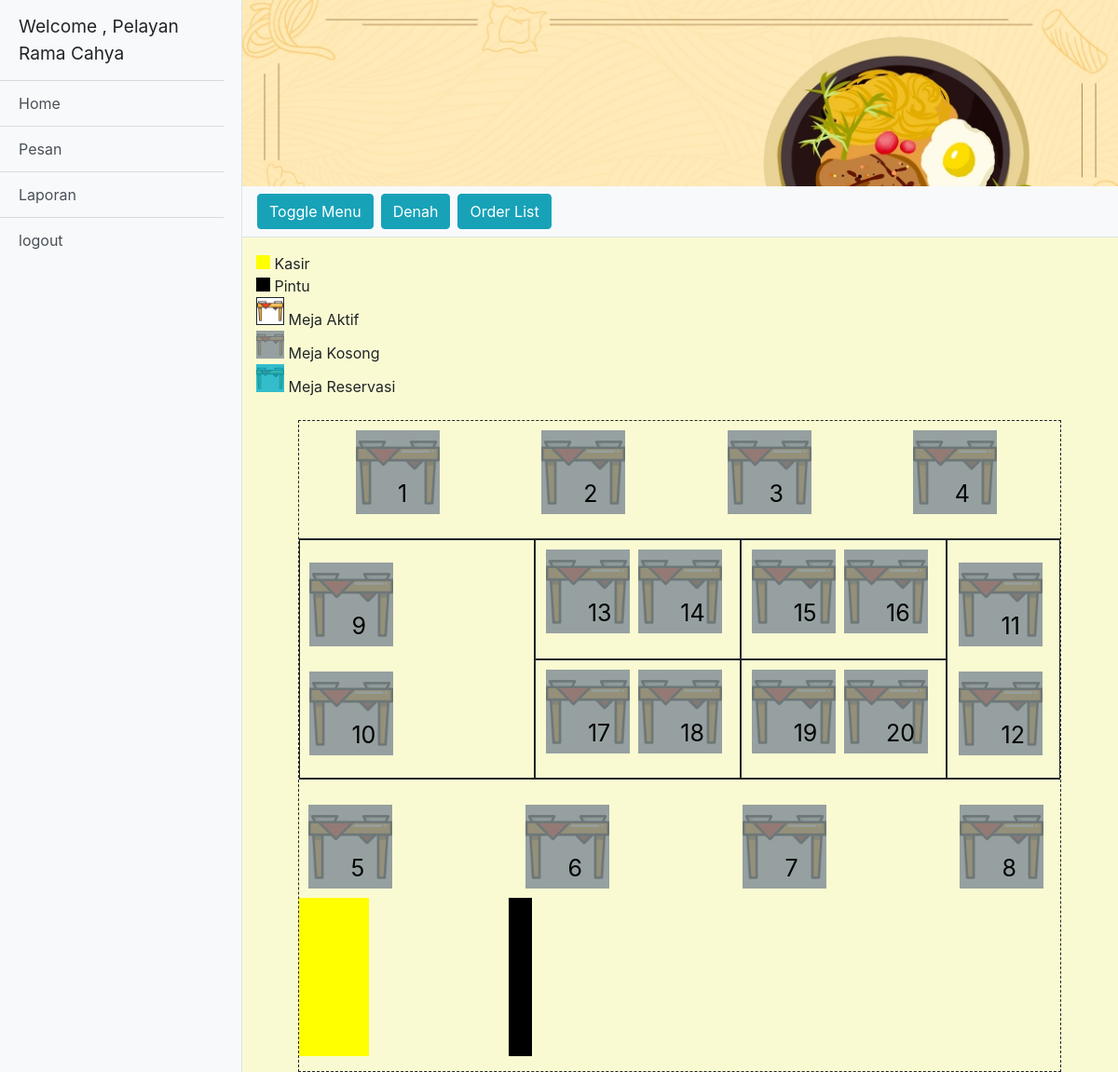
The app's page /index.php (signed in) with its own data.
### tables this page shows
CREATE TABLE `meja` (
  `id_meja` int(11) NOT NULL,
  `id_user` int(11) NOT NULL,
  `id_reservasi` int(11) NOT NULL,
  `status` varchar(10) NOT NULL
);

### functions.php (called while the page is built)
<?php
include "koneksi.php";
 function query($query){
    global $db;
    $lemari = [];
    $theQuery = mysqli_query($db,$query);
    while($rak = mysqli_fetch_assoc($theQuery)){
        $lemari[] = $rak;
    }
    return $lemari;
 }

### index.php (the view, shortened to what this page needs)
<?php
	include "koneksi.php";
	include "functions.php";
	$mejaQuery = query("SELECT * FROM `meja` JOIN reservasi ON meja.id_reservasi = reservasi.id_reservasi");
 ?>
<!DOCTYPE html>
<html lang="en">
<head>
	 <link href="vendor/bootstrap/css/bootstrap.min.css" rel="stylesheet">
	<link rel="stylesheet" href="assets/styles/style.css">
	<link rel="stylesheet" href="assets/styles/sidebar.css">
</head>
<body>
<div class="d-flex" id="wrapper">
    <div class="bg-light border-right" id="sidebar-wrapper">
      <div class="sidebar-heading">Welcome , <?= $_SESSION['tipe'] ?> <?= $_SESSION['nama']  ?> </div>
      <div class="list-group list-group-flush">
        <a href="index.php" class="list-group-item list-group-item-action bg-light linkHome">Home</a>
        <a href="menu.php" class="list-group-item list-group-item-action bg-light linkPesan">Pesan</a>
        <a href="menuLaporan.php" class="list-group-item list-group-item-action bg-light linkLaporan">Laporan</a>
		<a href="logout.php" class="list-group-item list-group-item-action bg-light">logout</a>
	</div>
    </div>
    <div id="page-content-wrapper">
		<div class="container-fluid banner"></div>
		<nav class="navbar navbar-expand-lg navbar-light bg-light border-bottom">
			<button class="btn btn-info" id="menu-toggle">Toggle Menu</button>
			<button type="button" class="btn btn-info btnDenah ml-2" aria-pressed="false" autocomplete="off">
				Denah
			</button>
			<button type="button" class="btn btn-info btnOrderList ml-2" aria-pressed="false" autocomplete="off">
				Order List
			</button>
		</nav>
		<div class="container-fluid mt-3">
			<div class="legenda">
				<span style="
				display:inline-block;
				background-color:yellow;
				width:15px;height:15px;
				"></span>
				Kasir
				<br>
				<span style="
				display:inline-block;
				background-color:black;
				width:15px;height:15px;
				"></span>
				Pintu
				<br>
				<div class="aktif" style="display:inline-block;width:30px;height:30px; background-size: cover;"></div>
				Meja Aktif
				<br>
				<div class="kosong" style="display:inline-block;width:30px;height:30px; background-size: cover;"></div>
				Meja Kosong
				<br>
				<div class="reservasi" style="display:inline-block;width:30px;height:30px; background-size: cover;"></div>
				Meja Reservasi
			</div>
			<br>
			<div class="containerDenah">
				<div class="atas" style="border-bottom: 1px solid; padding:10px;"></div>
				<div class="kiri" style="border: 1px solid; padding:10px;"></div>
				<div class="bawah" style="border-top: 1px solid; padding:10px;"></div>
				<div class="kanan" style="border: 1px solid; padding:10px;"></div>
				<div class="tengah" style="border: 1px solid; padding:10px;"></div>
				<div class="tengah" style="border: 1px solid; padding:10px;"></div>
				<div class="tengah" style="border: 1px solid; padding:10px;"></div>
				<div class="tengah" style="border: 1px solid; padding:10px;"></div>
				<?php
					foreach ($mejaQuery as $meja) {
						$status = $meja['status'];
						if ($meja['status'] === "kosong") {
							echo "<div class='meja $status mr-2' data-toggle='modal' data-id='".$meja['id_meja']."' data-status=$status data-target='#ModalAktif'><span class='id'>".$meja['id_meja']."</span></div>";
						}else if($meja['status'] === "reservasi"){
							echo "<div class='meja $status mr-2' data-toggle='modal' data-pelanggan='".$meja['nama_pelanggan']."' data-id='".$meja['id_meja']."' data-status=$status data-target='#ModalAktif'> <span class='id'>".$meja['id_meja']."</span></div>";
						}
					}
				?>
				<div style=" width: 250px; display:flex; justify-content: space-between;">
				<div style="width: 30%; height: 170px; display: inline-block; background-color: yellow;  "></div>
				<div style="width: 10%; height: 170px; display: inline-block; background-color: black;"></div>
				</div>
			</div>
		</div>
	</div>
</div>
</body>
</html>

### assets/styles/style.css (style rules this page uses)
body { overflow-x: hidden; background-color: lightgoldenrodyellow; }
.banner { width: 100%; background-image: url("./../image/gambar.jpg"); height: 25vh; background-size: cover; }
.meja { display: inline-block; background-size: cover; width: 90px; height: 90px; }
.aktif { background-image: url('../image/meja.png'); border: 1px solid; }
.kosong { background-image: url('../image/meja-kosong.PNG'); }
.reservasi { background-image: url('../image/meja-reservasi.PNG'); }
.meja .id { position: relative; top: 50px; left: 45px; color: black; font-size: 25px; }
.containerDenah { width: 90%; margin: auto; height: 700px; border: 1px dashed; display: grid; grid-template-areas: "atas atas atas atas" "kiri tengah tengah kanan" "kiri tengah tengah kanan" "bawah bawah bawah bawah "; }
.tengah { display: flex; justify-content:space-around; }
.atas { grid-area: atas; display: flex; justify-content: space-around; }
.kiri { grid-area: kiri; display: flex; justify-content: space-around; flex-direction: column; }
.kanan { grid-area:kanan; display: flex; justify-content: space-around; align-items: flex-end; flex-direction: column; }
.bawah { grid-area: bawah; display: flex; align-items: flex-end; justify-content: space-between; }

### assets/styles/sidebar.css (style rules this page uses)
#sidebar-wrapper { min-height: 100vh; margin-left: -15rem; -webkit-transition: margin .25s ease-out; -moz-transition: margin .25s ease-out; -o-transition: margin .25s ease-out; transition: margin .25s ease-out; }
#sidebar-wrapper .sidebar-heading { padding: 0.875rem 1.25rem; font-size: 1.2rem; }
#sidebar-wrapper .list-group { width: 15rem; }
#page-content-wrapper { min-width: 100vw; }
@media (min-width: 768px) { #sidebar-wrapper { margin-left: 0; } }
@media (min-width: 768px) { #page-content-wrapper { min-width: 0; width: 100%; } }

### records on screen
meja: id_meja "1"
meja: id_meja "2"
meja: id_meja "3"
meja: id_meja "4"
meja: id_meja "5"
meja: id_meja "6"
meja: id_meja "7"
meja: id_meja "8"
meja: id_meja "9"
meja: id_meja "10"
meja: id_meja "11"
meja: id_meja "12"
meja: id_meja "13"
meja: id_meja "14"
meja: id_meja "15"
meja: id_meja "16"
meja: id_meja "17"
meja: id_meja "18"
meja: id_meja "19"
meja: id_meja "20"

### other values on screen
$_SESSION['tipe'] "Pelayan"
$_SESSION['nama'] "Rama Cahya"
